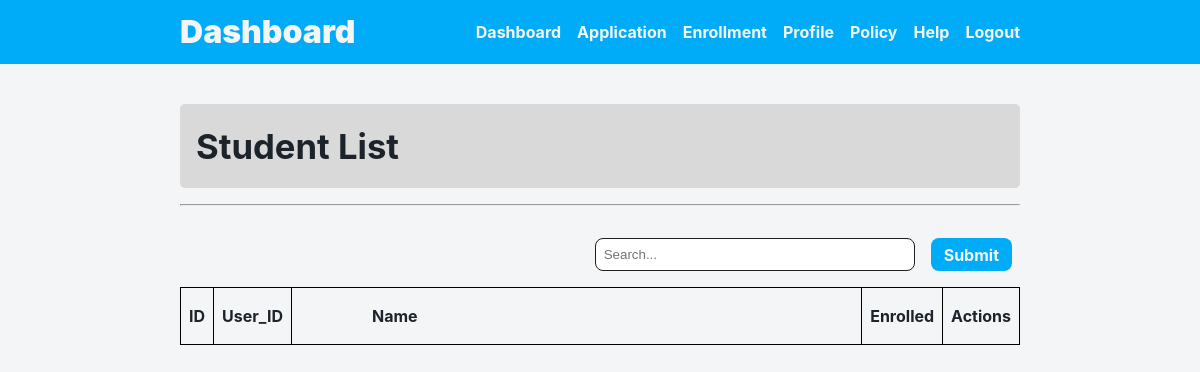
The page /src/modules/dashboard/studentlist.php (signed in) on the database as committed earlier.
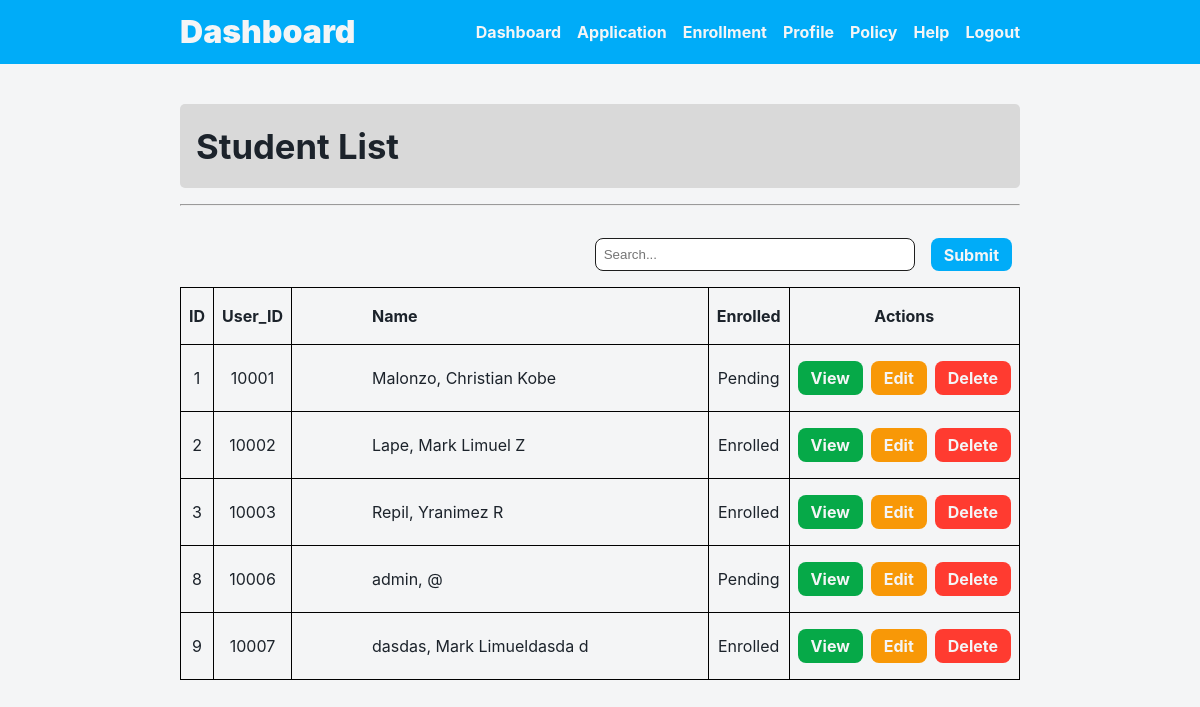
The same page on the database as committed later.
### tables this page shows
CREATE TABLE `student_info` (
  `Student_ID` int(20) NOT NULL,
  `First_Name` varchar(50) NOT NULL,
  `Last_Name` varchar(50) NOT NULL,
  `Middle_Initial` char(1) NOT NULL,
  `Gender` varchar(20) NOT NULL,
  `Birthdate` date NOT NULL,
  `Place_of_Birth` varchar(100) NOT NULL,
  `Citizenship` varchar(50) NOT NULL,
  `Civil_Status` enum('Single','Married','Divorced','Separated','Widowed') NOT NULL,
  `Mobile_Number` varchar(11) NOT NULL,
  `Email` varchar(100) NOT NULL,
  `Address` varchar(255) NOT NULL,
  `Enrolled` tinyint(1) NOT NULL DEFAULT 0,
  `User_ID` bigint(20) DEFAULT NULL,
  `Status` int(1) NOT NULL
);

### config.php (called while the page is built, shortened)
<?php
$_C2_style_css = '../../../style.css';
$_C2_button_css = '../../css/button.css';
$_C2_forms_css = '../../css/forms.css';
$_C2_icon_css = '../../css/icon.css';
$_C2_module_css = '../../css/module.css';
$_C2_navbar_css = '../../css/navbar.css';
$_C2_table_css = '../../css/table.css';

### src/data/data.php (called while the page is built, shortened)
<?php
$_navbar_2_student = [
    [
        'title' => 'Dashboard',
         'link' =>  './dashboard.php',
    ],
    [
        'title' => 'Application',
         'link' =>  './application.php',
    ],
    [
        'title' => 'Enrollment',
         'link' =>  './enrollment.php',
    ],
    [
        'title' => 'Profile',
         'link' =>  './profile.php',
    ],
    [
        'title' => 'Policy',
         'link' => './policy.php',
    ],
    [
        'title' => 'Help',
         'link' => './help.php',
    ],
    [
        'title' => 'Logout',
         'link' => '../../process/logout.php',
    ]
];

### src/modules/dashboard/studentlist.php (the view, shortened to what this page needs)
<?php include '../../../config.php'; ?>
<!DOCTYPE html>
<html lang="en">
<head>
    <link rel="stylesheet" href="<?php echo $_C2_style_css; ?>">
    <link rel="stylesheet" href="<?php echo $_C2_module_css; ?>">
    <link rel="stylesheet" href="<?php echo $_C2_button_css; ?>">
    <link rel="stylesheet" href="<?php echo $_C2_icon_css; ?>">
    <link rel="stylesheet" href="<?php echo $_C2_navbar_css; ?>">
    <link rel="stylesheet" href="<?php echo $_C2_forms_css; ?>">
    <link rel="stylesheet" href="<?php echo $_C2_table_css; ?>">
</head>
<body>
    <?php if (isset($user)) : ?>
        <?php include $_C2_dashboard_navbar_php; ?>
        <section class="studentlist1 container">
            <h2 class="page_title ">Student List</h2>
            <hr class="title_line">
            <form method="post">
                <table>
                    <td class="dropdown_container">
                        <input type="text" class="dropdown_content" placeholder="Search...">
                        <input type="submit" name="submit-option" class="btn1">
                    </td>
                </table>
            </form>
            <table>
                <thead>
                    <tr>
                        <td>
                            <p>ID</p>
                        </td>
                        <td>
                            <p>User_ID</p>
                        </td>
                        <td class="table_name">
                            <p>Name</p>
                        </td>
                        <td>
                            <p>Enrolled</p>
                        </td>
                        <td>
                            <p>Actions</p>
                        </td>
                    </tr>
                </thead>
                <tbody>
                    <?php $result = $mysqli->query("SELECT * FROM student_info WHERE Status='1'") or die("Invalid query: " . $mysqli->error); ?>
                    <?php while ($row = $result->fetch_assoc()) : ?>
                        <tr>
                            <td><?php echo $row['Student_ID'] ?></td>
                            <td><?php echo $row['User_ID'] ?></td>
                            <td class="table_name"><?php echo $row['Last_Name'], ', ', $row['First_Name'], ' ', $row['Middle_Initial'] ?></td>
                            <td><?php echo ($row['Enrolled'] == 1 ? 'Enrolled' : 'Pending'); ?></td>
                            <td class="list-actions">
                                <div>
                                    <a href="dashboard.php?view=<?php echo $row['Student_ID']; ?>" class="btn1 safe">View</a>
                                    <a href="dashboard.php?edit=<?php echo $row['Student_ID']; ?>" class="btn1 warning">Edit</a>
                                    <a onclick="javascript: return confirm('Please confirm deletion');" href="studentlist.php?delete=<?php echo $row['Student_ID']; ?>" class="btn1 danger">Delete</a>
                                </div>
                            </td>
                        </tr>
                    <?php endwhile ?>
                </tbody>
            </table>
        </section>
    <?php endif; ?>
</body>
</html>

### src/modules/components/dashboard-navbar.php (shortened to what this page needs)
<nav class="navbar2">
    <div class="logo">
        <a href="./dashboard.php">
            <h1>Dashboard</h1>
        </a>
    </div>
    <ul class="navlist">
        <?php
        if ($user['User_Type'] == 'Student') {
            $_navbar_2_list = $_navbar_2_student;
        } elseif ($user['User_Type'] == 'Administrator') {
            $_navbar_2_list = $_navbar_2_admin;
        }
        ?>
        <?php foreach ($_navbar_2_list as $navbar_2_item) : ?>
            <li><a href="<?php echo $navbar_2_item['link']; ?>">
                    <?php echo $navbar_2_item['title']; ?></a></li>
        <?php endforeach; ?>
    </ul>
</nav>

### style.css (style rules this page uses)
*, *::after, *::before { padding: 0; margin: 0; box-sizing: border-box; }
:root { font-family: Inter, system-ui, Avenir, Helvetica, Arial, sans-serif; line-height: 1.5; font-weight: 400; color: var(--black); background-color: var(--white_1); font-synthesis: none; text-rendering: optimizeLegibility; -webkit-font-smoothing: antialiased; -moz-osx-font-smoothing: grayscale; --dark_blue: #003e5d; --mid_blue: #0176aa; --light_blue: #00acf8; --pale_light_blue: #4f9ef8; --green: #06a948; --orange: #f89807; --yellow_orange: #f4bc1c; --red: #ff3b30; --white_1: #f4f5f6; --white_2: #e8ecec; --white_3: #f2f2f2; --light_gray: #d9d9d9; --gray: #1e1e1e; --dark_gray: #1a1a1a; --black: #1c232b; }
a { color: inherit; text-decoration: inherit; }
body { margin: 0; min-width: 320px; min-height: 100vh; }
h1 { font-size: min(7vw, 32pt); font-weight: 700; }
h2 { font-size: min(6vw, 26pt); font-weight: 700; }
p { font-size: min(4vw, 12pt); }
summary, ul { list-style: none; }
.container { padding: 2.5rem 15vw; }
.page_title { background-color: var(--light_gray); padding: 1rem; border-radius: 5px; margin-bottom: 1rem; }
.title_line { background-color: var(--gray); margin-bottom: 1rem; }

### src/css/button.css (style rules this page uses)
.btn1 { display: block; width: fit-content; border-radius: 8px; border: 1px solid transparent; padding: 0.6em 1.2em; font-size: 1em; font-weight: 700; font-family: inherit; cursor: pointer; transition: all 0.25s; background-color: var(--light_blue); color: var(--white_1); }
.safe { background-color: var(--green); }
.warning { background-color: var(--orange); }
.danger { background-color: var(--red); }
td .btn1 { padding: .25rem .75rem; }

### src/css/navbar.css (style rules this page uses)
.navbar2 { width: 100%; height: var(--fit); padding: 1vh 15vw; display: flex; justify-content: space-between; align-items: center; background-color: var(--light_blue); color: var(--white_1); }
.navbar2 .logo h1 { font-weight: 900; font-size: min(5vw, 24pt); cursor: pointer; }
.navbar2 .navlist { display: flex; list-style: none; align-items: center; font-weight: 700; gap: 1rem; }

### src/css/forms.css (style rules this page uses)
form { width: 100%; display: flex; flex-direction: column; }
td { padding: 1rem 2rem; }
select, input { width: 100%; padding: 0.5rem; border-radius: 0.5rem; border: var(--gray) 1px solid; }

### src/css/table.css (style rules this page uses)
table { width: 100%; border-collapse: collapse; }
td, th { padding: 1rem 0.5rem; border: black 1px solid; text-align: center; }
td p { font-weight: 700; }
.list-actions div { display: flex; justify-content: center; gap: 0.5rem; }
.table_name { width: 50rem; text-align: left; padding-left: 5rem; }
.dropdown_container { width: 100%; display: inline-flex; justify-content: right; gap: 1rem; border: none; }
.dropdown_content { width: 20rem; }

Rows that differ between the two databases and show on the page:
now on this page (row edited): student_info: Student_ID "1", User_ID "10001", Last_Name "Malonzo", First_Name "Christian Kobe", Enrolled "Pending"
now on this page (row edited): student_info: Student_ID "2", User_ID "10002", Last_Name "Lape", First_Name "Mark Limuel", Middle_Initial "Z", Enrolled "Enrolled"
now on this page (row edited): student_info: Student_ID "3", User_ID "10003", Last_Name "Repil", First_Name "Yranimez", Middle_Initial "R", Enrolled "Enrolled"
added student_info: Student_ID "8", User_ID "10006", Last_Name "admin", First_Name "@", Enrolled "Pending"
added student_info: Student_ID "9", User_ID "10007", Last_Name "dasdas", First_Name "Mark Limueldasda", Middle_Initial "d", Enrolled "Enrolled"
